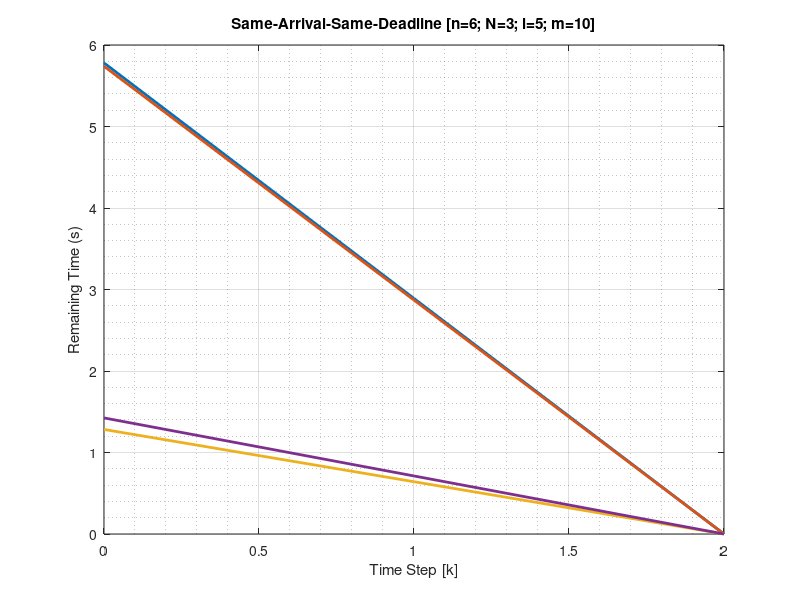
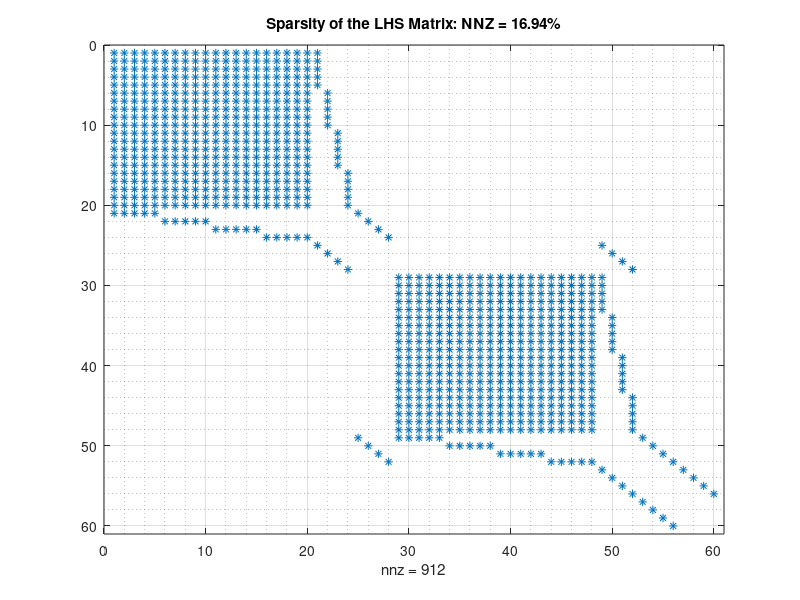

MATLAB code to generate these figures, in order:
%% Function Argument Definitions
% n:          scalar number of tasks
% N:          scalar number of discrete time steps
% l:          scalar number of speed levels
% m:          scalar number of processors
% s:          column vector of speed levels [1xl]
% step:       fixed time step between each point on the time grid
% P:          column vector of net power consumption values corresponding to each speed level [lx1]
% xBar:       column vector containing minimum execution time of tasks [nx1]
% ipmTol:
% ipmMaxIter:
% solver:
% solverTol:
rng(2)
close all
clc
clear

%% Problem Size
n = 4; N = 2; l = 5; m = 10;
s = (1/l:1/l:1)';
step = 5;
P = 10*((1/l:1/l:1).^2)';
P = P + mean(P);
xBar = step*rand(n,1)+1;
ipmTol = 1e-4;
ipmMaxIter = 40;
solver = 1;
solverTol = 1e-6;

fprintf('Starting FDP_AK7213_V2 for n=%d; N=%d; l=%d; m=%d\n',n,N,l,m);
%% IPM Solver Setup
nl = n * l;
nd = n + 1 + nl;
ipmIter = 1;

x = step*zeros(n,N);         % k = 1,...,N
a = zeros(nl,N);             % k = 0,...,N-1
lambda = ones(nd,N);        % k = 0,...,N-1
p = ones(n,N);              % k = 0,...,N-1
t = ones(nd,N);             % k = 0,...,N-1
beta = ones(n,1);           % k = 1,...,N


%% Debugging/Performance Flags
alphaVec = zeros(ipmMaxIter,1);
sigmaVec = zeros(ipmMaxIter,1);
dualGap = zeros(ipmMaxIter+1,1);

%% Constant LHS Components
d = [ones(n,1); m; zeros(nl,1)];

D1 = kron(speye(n), ones(1,l));
D2 = ones(1,nl);
D3 = -1 * speye(nl);
D = [D1; D2; D3];

B = -kron(step * speye(n), s');

%% Construct the LHS Template
% Block 0 (k = 0)
rowOff = zeros(3,3);
colOff = zeros(3,3);
dim = [nl n n];
for i = 1:3
    for j = 1:3
        rowOff(i,j) = sum(dim(1:(i-1)));
        colOff(i,j) = sum(dim(1:(j-1)));
    end
end

% row 1
[i,j,s12] = find(B');
i12 = i + rowOff(1,2);
j12 = j + colOff(1,2);

% row 2
[i,j,s21] = find(B);
i21 = i + rowOff(2,1);
j21 = j + colOff(2,1);

% Minus Is
[i,j,s] = find(-1*speye(n));
i32 = i + rowOff(3,2);
j32 = j + colOff(3,2);

i23 = i + rowOff(2,3);
j23 = j + colOff(2,3);

% set up R indices for block 0
r0Rows = kron(ones(nl,1),(1:1:nl)');
r0Cols = kron((1:1:nl)',ones(nl,1));

blk0Rows = [i12; i21; i32; i23];
blk0Cols = [j12; j21; j32; j23];
blk0Vals = [s12; s21; s; s];
% spy(sparse(blk0Rows, blk0Cols, blk0Vals));

outerBlk0Dim = sum(dim);
innerBlk0Dim = outerBlk0Dim - n;

%% Block k (k = 1,2,...,N-1)
rowOff = zeros(4,4);
colOff = zeros(4,4);
dim = [n nl n n];

for i = 1:4
    for j = 1:4
        rowOff(i,j) = sum(dim(1:(i-1)));
        colOff(i,j) = sum(dim(1:(j-1)));
    end
end

outerBlk1Dim = sum(dim);
innerBlk1Dim = outerBlk1Dim - n;

[i,j,s] = find(speye(n));
i13 = i + rowOff(1,3);
j13 = j + colOff(1,3);

i31 = i + rowOff(3,1);
j31 = j + colOff(3,1);

blk1Rows = [blk0Rows + n; i13; i31];
blk1Cols = [blk0Cols + n; j13; j31];
blk1Vals = [blk0Vals; s; s];

nnzVals = length(blk1Vals);

offset1 = innerBlk0Dim * ones((N-1) * nnzVals ,1);
mult = repmat((0:1:N-2), nnzVals,1);
mult = mult(:);
% can also use: mult = kron((0:1:N-2)',ones(nnzVals,1))
offset2 = mult .* (innerBlk1Dim * ones((N-1) * nnzVals ,1));
offsets = offset1 + offset2;

blkKRows = repmat(blk1Rows, N-1, 1) + offsets;
blkKCols = repmat(blk1Cols, N-1, 1) + offsets;
blkKVals = repmat(blk1Vals, N-1, 1);

%% Block N (k = N)
jump = max(offsets);
[i,j,s] = find(speye(n));
i1 = i + rowOff(4,4) + jump;
j1 = j + colOff(4,4) + n + jump;

i2 = i + rowOff(4,4) + n + jump;
j2 = j + colOff(4,4) + jump;

%% Combine!
Rows = [blk0Rows; blkKRows; i1; i2];
Cols = [blk0Cols; blkKCols; j1; j2];
Vals = [blk0Vals; blkKVals; s; s];
%spy(sparse(Rows, Cols, Vals));

%% Set up Row/Col Indices for all Rs
rKRows = r0Rows + rowOff(2,2);
rKCols = r0Cols + colOff(2,2);

% mult = repmat((0:1:N-2), nl^2,1);
% mult = mult(:);
% can also use: mult = kron((0:1:N-2)',ones(nl^2,1))
% offset1 = innerBlk0Dim * ones((N-1) * nl^2 ,1);
% offset2 = mult .* (innerBlk1Dim * ones((N-1) * nl^2 ,1));
% offsets = offset1 + offset2;

offsets = innerBlk0Dim * ones((N-1) * nl^2 ,1) + ...
          kron((0:1:N-2)',ones(nl^2,1)) .* (innerBlk1Dim * ones((N-1) * nl^2 ,1));

RRows = [r0Rows; repmat(rKRows, N-1,1) + offsets];
RCols = [r0Cols; repmat(rKCols, N-1,1) + offsets];
%RVals change at each iteration of the IPM, so set within the while loop

%% Start IPM iterations
dualGap(1) = (lambda(:)' * t(:))/(nd*N);
while dualGap(ipmIter) > ipmTol && ipmIter <= ipmMaxIter
    fprintf('[%d] Duality Gap: %3.8f\n',ipmIter, dualGap(ipmIter));

    % Construct Full LHS (JACOBIAN) with latest T and Lambda values
    RVals = zeros(nl^2,N);
    for k = 1:N
        [~,~,RVals(:,k)] = find( -D' * diag((-t(:,k).^-1) .* lambda(:,k)) * D);
    end
    LHS = sparse( [Rows; RRows], [Cols; RCols], [Vals; RVals(:)] );

    %% Construct Predictor RHS
    rx = zeros(n,N);          % k = 1,...,N
    ra = zeros(nl,N);         % k = 0,...,N-1
    rlambda = zeros(nd,N);    % k = 0,...,N-1
    rp = zeros(n,N);          % k = 0,...,N-1
    rt = zeros(nd,N);         % k = 0,...,N-1
    rbeta = zeros(n,1);

    rlambdaHat = zeros(nd,N); % k = 0,...,N-1
    raHat = zeros(nl,N);      % k = 0,...,N-1

    % rx
    for k = 1:N-1
        rx(:,k) = -( -p(:,k) + p(:,k+1) );
    end
    rx(:,N) = -( -p(:,N) + beta );

    % ra
    for k = 1:N
        ra(:,k) =  -( step*kron(ones(n,1),P) + B'*p(:,k) + D'*lambda(:,k) );
    end

    % rlambda
    for k = 1:N
        rlambda(:,k) = -( D*a(:,k) - d + t(:,k) );
    end

    % rp
    rp(:,1) = -( xBar + B*a(:,1) - x(:,1) );
    for k = 1:N-1
        rp(:,k+1) = -( x(:,k) + B*a(:,k+1) - x(:,k+1) );
    end

    % rt
    for k = 1:N
        rt(:,k) = -( lambda(:,k).*t(:,k) );
    end

    % rbeta
    rbeta = -x(:,N);

    % rlambdaHat; raHat
    for k = 1:N
        rlambdaHat(:,k) = rlambda(:,k) - ((lambda(:,k).^-1) .* rt(:,k));
        raHat(:,k) = ra(:,k) + (D' * (t(:,k).^-1 .* lambda(:,k) .* rlambdaHat(:,k)));
    end

    % rbeta
    rbeta = -x(:,N);

    blk0RHS = [raHat(:,1); rp(:,1)];
    blkKRHS = [rx(:,1:N-1); raHat(:,2:N); rp(:,2:N)];
    blkNRHS = [rx(:,N); rbeta];

    PRHS = [blk0RHS; blkKRHS(:); blkNRHS];

    %% Solve Predictor Problem
    switch solver
      case 1
        PSOL = LHS \ PRHS;
      case 2
        PSOL = minres(LHS, PRHS, solverTol, solverMaxIter);
      case 3
        PSOL = cgs(LHS, PRHS, solverTol, solverMaxIter);
    end

    %% Set Affine Parameters from Predictor Solution
    affDx = zeros(n,N);        % k = 1,...,N
    affDa = zeros(nl,N);       % k = 0,...,N-1
    affDlambda = zeros(nd,N);  % k = 0,...,N-1
    affDp = zeros(n,N);        % k = 0,...,N-1
    affDt = zeros(nd,N);       % k = 0,...,N-1
    affDbeta = zeros(n,1);

	  % dim = [n nl n n];
    blk0Sol = PSOL(1:innerBlk0Dim);
    blkKSol = reshape(PSOL(innerBlk0Dim+1:innerBlk0Dim + (N-1)*innerBlk1Dim),[innerBlk1Dim,(N-1)]);
    blkNSol = PSOL(end-(2*n)+1:end);

    affDx(:,1:N-1) = blkKSol(1:dim(1),:);
    affDx(:,N) = blkNSol(1:dim(1));

    affDa(:,1) = blk0Sol(1:dim(2));
    affDa(:,2:N) = blkKSol(dim(1)+1:sum(dim(1:2)),:);

    affDp(:,1) = blk0Sol(dim(2)+1:end);
    affDp(:,2:N) = blkKSol(sum(dim(1:2))+1:sum(dim(1:3)),:);

    affDbeta = blkNSol(dim(1)+1:end);

    for k = 1:N
        affDlambda(:,k) = (t(:,k).^-1 .* lambda(:,k)) .* (-rlambdaHat(:,k) + D*affDa(:,k));
        affDt(:,k) = lambda(:,k).^-1 .* (rt(:,k) - t(:,k) .* affDlambda(:,k));
    end

    %% Calculate Affine Step Length
    % only need to consider the cases where affDlambda and affDt is negative
    affAlpha = 1;
    for i = 1:N
        for j = 1:nd
            if( affDlambda(j,i) < 0 )
                affAlpha = min(affAlpha, -lambda(j,i)/affDlambda(j,i));
            end
            if( affDt(j,i) < 0 )
                affAlpha = min(affAlpha, -t(j,i)/affDt(j,i));
            end
        end
    end
    affAlphaVec(ipmIter) = affAlpha;
    fprintf('[%d] Affine Alpha (Step Length): %3.8f\n',ipmIter, affAlpha);

    %% Calculate Sigma
    % sigma ~ 0 indicates that the affine dir. is a good search dir.
    affDualGap = ( (lambda(:) + (affAlpha * affDlambda(:)))' * (t(:) + (affAlpha * affDt(:))) )/(nd*N);
    fprintf('[%d] Affine Duality Gap: %3.8f\n',ipmIter, affDualGap);

    sigma = (affDualGap/dualGap(ipmIter))^3;
    sigmaVec(ipmIter) = sigma;
    fprintf('[%d] Sigma: (%3.8f/%3.8f)^3 = %3.8f\n',ipmIter, affDualGap, dualGap(ipmIter),sigma);

    %% Construct Corrector RHS
    rx = zeros(n,N);            % k = 1,...,N
    ra = zeros(nl,N);           % k = 0,...,N-1
    rlambda = zeros(nd,N);      % k = 0,...,N-1
    rp = zeros(n,N);            % k = 0,...,N-1
    rt = -(affDlambda.*affDt) + (sigma * dualGap(ipmIter) * ones(nd, N));       % k = 0,...,N-1
    rbeta = zeros(n,1);         % k = 1,...,N

    rlambdaHat = zeros(nd,N);   % k = 0,...,N-1
    raHat = zeros(nl,N);        % k = 0,...,N-1

    for k = 1:N
        rlambdaHat(:,k) = rlambda(:,k) - (lambda(:,k).^-1) .* rt(:,k);
        raHat(:,k) = ra(:,k) + D' * (t(:,k).^-1 .* lambda(:,k) .* rlambdaHat(:,k));
    end

    blk0RHS = [raHat(:,1); rp(:,1)];
    blkKRHS = [rx(:,1:N-1); raHat(:,2:N); rp(:,2:N)];
    blkNRHS = [rx(:,N); rbeta];

    CRHS = [blk0RHS; blkKRHS(:); blkNRHS];

    %% Solve Corrector Problem
    switch solver
      case 1
        CSOL = LHS \ CRHS;
      case 2
        CSOL = minres(LHS, CRHS, solverTol, solverMaxIter);
      case 3
        CSOL = cgs(LHS, CRHS, solverTol, solverMaxIter);
    end

    %% Set Corrector Parameters from Predictor Solution
    ccDx = zeros(n,N);        % k = 1,...,N
    ccDa = zeros(nl,N);       % k = 0,...,N-1
    ccDlambda = zeros(nd,N);  % k = 0,...,N-1
    ccDp = zeros(n,N);        % k = 0,...,N-1
    ccDt = zeros(nd,N);       % k = 0,...,N-1
    ccDbeta = zeros(n,1);     % k = 1,...,N

    % dim = [n nl nd n nd n];
    blk0Sol = CSOL(1:innerBlk0Dim);
    blkKSol = reshape(CSOL(innerBlk0Dim+1:innerBlk0Dim + (N-1)*innerBlk1Dim),[innerBlk1Dim,(N-1)]);
    blkNSol = CSOL(end-(2*n)+1:end);

    ccDx(:,1:N-1) = blkKSol(1:dim(1),:);
    ccDx(:,N) = blkNSol(1:dim(1));

    ccDa(:,1) = blk0Sol(1:dim(2));
    ccDa(:,2:N) = blkKSol(dim(1)+1:sum(dim(1:2)),:);

    ccDp(:,1) = blk0Sol(dim(2)+1:end);
    ccDp(:,2:N) = blkKSol(sum(dim(1:2))+1:sum(dim(1:3)),:);

    ccDbeta = blkNSol(dim(1)+1:end);

    for k = 1:N
        ccDlambda(:,k) = (t(:,k).^-1 .* lambda(:,k)) .* (-rlambdaHat(:,k) + D*ccDa(:,k));
        ccDt(:,k) = lambda(:,k).^-1 .* (rt(:,k) - t(:,k) .* ccDlambda(:,k));
    end

    %% Predictor-Corrector Search Direction
    Dx = affDx + ccDx;
    Da = affDa + ccDa;
    Dlambda = affDlambda + ccDlambda;
    Dp = affDp + ccDp;
    Dt = affDt + ccDt;
    Dbeta = affDbeta + ccDbeta;

    %% Calculate Predictor-Corrector Step Length
    alpha = realmax;
    for i = 1:N
        for j = 1:nd
            if( Dlambda(j,i) < 0 )
                alpha = min(alpha, -lambda(j,i)/Dlambda(j,i));
            end
            if( Dt(j,i) < 0 )
                alpha = min(alpha, -t(j,i)/Dt(j,i));
            end
        end
    end
    alphaVec(ipmIter) = alpha;
    fprintf('[%d] Alpha (Step Length): %3.8f\n',ipmIter, alpha);


    %% Update Solution
    gamma = 1 - (1/(ipmIter+5)^2);
    %gamma = 0.99;

    x = x + (gamma * alpha * Dx);
    a = a + (gamma * alpha * Da);
    lambda = lambda + (gamma * alpha * Dlambda);
    p = p + (gamma * alpha * Dp);
    t = t + (gamma * alpha * Dt);
    beta = beta + (gamma * alpha * Dbeta);

    dualGap(ipmIter+1) = ( lambda(:)' * t(:) )/(nd*N);
    fprintf('End of iteration [%d] - DualGap: %3.8f -> %3.8f\n',ipmIter, dualGap(ipmIter), dualGap(ipmIter+1));
    ipmIter = ipmIter+1;
end

%% Analysis
figure
plot(0:1:N,[xBar x]', 'LineWidth', 2);
title('Same-Arrival-Same-Deadline [n=6; N=3; l=5; m=10]');
xlabel('Time Step [k]');
ylabel('Remaining Time (s)');
grid on
grid minor

figure
spy(LHS)
title('Sparsity of the LHS Matrix: NNZ = 16.94%');
grid on
grid minor
